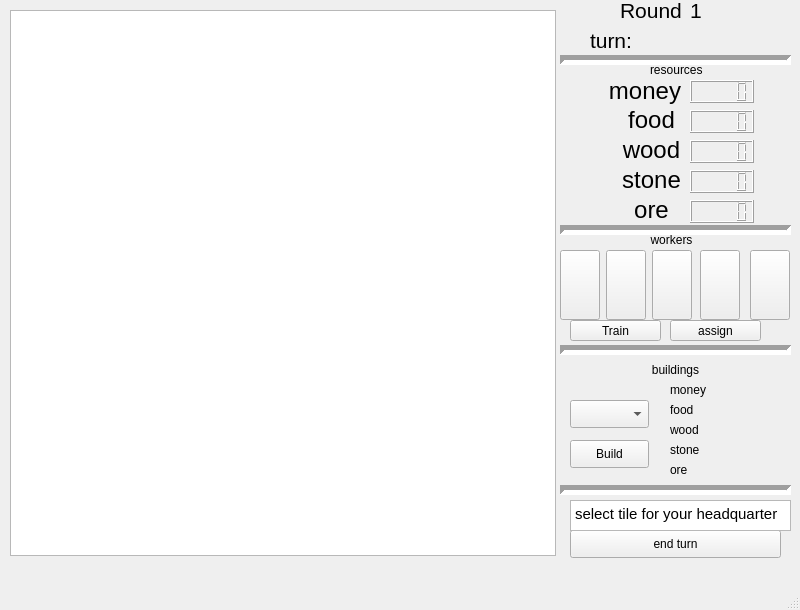
<?xml version="1.0" encoding="UTF-8"?>
<ui version="4.0">
 <class>GameWindow</class>
 <widget class="QMainWindow" name="GameWindow">
  <property name="geometry">
   <rect>
    <x>0</x>
    <y>0</y>
    <width>800</width>
    <height>610</height>
   </rect>
  </property>
  <property name="windowTitle">
   <string>Herwoodin valloitus</string>
  </property>
  <widget class="QWidget" name="centralwidget">
   <widget class="QGraphicsView" name="graphicsView">
    <property name="geometry">
     <rect>
      <x>10</x>
      <y>10</y>
      <width>546</width>
      <height>546</height>
     </rect>
    </property>
    <property name="sizePolicy">
     <sizepolicy hsizetype="Ignored" vsizetype="Ignored">
      <horstretch>0</horstretch>
      <verstretch>0</verstretch>
     </sizepolicy>
    </property>
   </widget>
   <widget class="QLabel" name="roundLabel">
    <property name="geometry">
     <rect>
      <x>690</x>
      <y>0</y>
      <width>41</width>
      <height>20</height>
     </rect>
    </property>
    <property name="font">
     <font>
      <pointsize>16</pointsize>
     </font>
    </property>
    <property name="text">
     <string>1</string>
    </property>
   </widget>
   <widget class="QLabel" name="label">
    <property name="geometry">
     <rect>
      <x>590</x>
      <y>30</y>
      <width>41</width>
      <height>20</height>
     </rect>
    </property>
    <property name="font">
     <font>
      <pointsize>16</pointsize>
     </font>
    </property>
    <property name="text">
     <string>turn:</string>
    </property>
   </widget>
   <widget class="QLabel" name="labelPlayerName">
    <property name="geometry">
     <rect>
      <x>640</x>
      <y>30</y>
      <width>151</width>
      <height>20</height>
     </rect>
    </property>
    <property name="font">
     <font>
      <pointsize>12</pointsize>
     </font>
    </property>
    <property name="text">
     <string>&lt;playerName&gt;</string>
    </property>
   </widget>
   <widget class="Line" name="line">
    <property name="geometry">
     <rect>
      <x>560</x>
      <y>50</y>
      <width>231</width>
      <height>20</height>
     </rect>
    </property>
    <property name="lineWidth">
     <number>5</number>
    </property>
    <property name="orientation">
     <enum>Qt::Horizontal</enum>
    </property>
   </widget>
   <widget class="QLabel" name="label_2">
    <property name="geometry">
     <rect>
      <x>650</x>
      <y>60</y>
      <width>63</width>
      <height>20</height>
     </rect>
    </property>
    <property name="text">
     <string>resources</string>
    </property>
   </widget>
   <widget class="QLCDNumber" name="lcdMoney">
    <property name="geometry">
     <rect>
      <x>690</x>
      <y>80</y>
      <width>64</width>
      <height>23</height>
     </rect>
    </property>
   </widget>
   <widget class="QLabel" name="label_3">
    <property name="geometry">
     <rect>
      <x>620</x>
      <y>200</y>
      <width>63</width>
      <height>20</height>
     </rect>
    </property>
    <property name="font">
     <font>
      <pointsize>18</pointsize>
     </font>
    </property>
    <property name="layoutDirection">
     <enum>Qt::LeftToRight</enum>
    </property>
    <property name="text">
     <string>ore</string>
    </property>
    <property name="alignment">
     <set>Qt::AlignCenter</set>
    </property>
   </widget>
   <widget class="QLabel" name="label_4">
    <property name="geometry">
     <rect>
      <x>620</x>
      <y>170</y>
      <width>63</width>
      <height>20</height>
     </rect>
    </property>
    <property name="font">
     <font>
      <pointsize>18</pointsize>
     </font>
    </property>
    <property name="text">
     <string>stone</string>
    </property>
    <property name="alignment">
     <set>Qt::AlignCenter</set>
    </property>
   </widget>
   <widget class="QLabel" name="label_5">
    <property name="geometry">
     <rect>
      <x>620</x>
      <y>140</y>
      <width>63</width>
      <height>20</height>
     </rect>
    </property>
    <property name="font">
     <font>
      <pointsize>18</pointsize>
     </font>
    </property>
    <property name="text">
     <string>wood</string>
    </property>
    <property name="alignment">
     <set>Qt::AlignCenter</set>
    </property>
   </widget>
   <widget class="QLabel" name="label_6">
    <property name="geometry">
     <rect>
      <x>620</x>
      <y>110</y>
      <width>63</width>
      <height>20</height>
     </rect>
    </property>
    <property name="font">
     <font>
      <pointsize>18</pointsize>
     </font>
    </property>
    <property name="text">
     <string>food</string>
    </property>
    <property name="alignment">
     <set>Qt::AlignCenter</set>
    </property>
   </widget>
   <widget class="QLCDNumber" name="lcdFood">
    <property name="geometry">
     <rect>
      <x>690</x>
      <y>110</y>
      <width>64</width>
      <height>23</height>
     </rect>
    </property>
   </widget>
   <widget class="QLCDNumber" name="lcdWood">
    <property name="geometry">
     <rect>
      <x>690</x>
      <y>140</y>
      <width>64</width>
      <height>23</height>
     </rect>
    </property>
   </widget>
   <widget class="QLCDNumber" name="lcdStone">
    <property name="geometry">
     <rect>
      <x>690</x>
      <y>170</y>
      <width>64</width>
      <height>23</height>
     </rect>
    </property>
   </widget>
   <widget class="QLabel" name="label_7">
    <property name="geometry">
     <rect>
      <x>600</x>
      <y>70</y>
      <width>81</width>
      <height>41</height>
     </rect>
    </property>
    <property name="font">
     <font>
      <pointsize>18</pointsize>
     </font>
    </property>
    <property name="text">
     <string>money</string>
    </property>
    <property name="alignment">
     <set>Qt::AlignRight|Qt::AlignTrailing|Qt::AlignVCenter</set>
    </property>
   </widget>
   <widget class="QLCDNumber" name="lcdOre">
    <property name="geometry">
     <rect>
      <x>690</x>
      <y>200</y>
      <width>64</width>
      <height>23</height>
     </rect>
    </property>
   </widget>
   <widget class="Line" name="line_2">
    <property name="geometry">
     <rect>
      <x>560</x>
      <y>220</y>
      <width>231</width>
      <height>20</height>
     </rect>
    </property>
    <property name="lineWidth">
     <number>5</number>
    </property>
    <property name="orientation">
     <enum>Qt::Horizontal</enum>
    </property>
   </widget>
   <widget class="QLabel" name="label_8">
    <property name="geometry">
     <rect>
      <x>640</x>
      <y>230</y>
      <width>63</width>
      <height>20</height>
     </rect>
    </property>
    <property name="text">
     <string>workers</string>
    </property>
    <property name="alignment">
     <set>Qt::AlignCenter</set>
    </property>
   </widget>
   <widget class="Line" name="line_3">
    <property name="geometry">
     <rect>
      <x>560</x>
      <y>340</y>
      <width>231</width>
      <height>20</height>
     </rect>
    </property>
    <property name="lineWidth">
     <number>5</number>
    </property>
    <property name="orientation">
     <enum>Qt::Horizontal</enum>
    </property>
   </widget>
   <widget class="QLabel" name="label_9">
    <property name="geometry">
     <rect>
      <x>640</x>
      <y>360</y>
      <width>71</width>
      <height>20</height>
     </rect>
    </property>
    <property name="text">
     <string>buildings</string>
    </property>
    <property name="alignment">
     <set>Qt::AlignCenter</set>
    </property>
   </widget>
   <widget class="QPushButton" name="buttonEndTurn">
    <property name="geometry">
     <rect>
      <x>570</x>
      <y>530</y>
      <width>211</width>
      <height>28</height>
     </rect>
    </property>
    <property name="text">
     <string>end turn</string>
    </property>
   </widget>
   <widget class="Line" name="line_4">
    <property name="geometry">
     <rect>
      <x>560</x>
      <y>480</y>
      <width>231</width>
      <height>20</height>
     </rect>
    </property>
    <property name="lineWidth">
     <number>5</number>
    </property>
    <property name="orientation">
     <enum>Qt::Horizontal</enum>
    </property>
   </widget>
   <widget class="QPushButton" name="buttonTrain">
    <property name="geometry">
     <rect>
      <x>570</x>
      <y>320</y>
      <width>91</width>
      <height>21</height>
     </rect>
    </property>
    <property name="text">
     <string>Train</string>
    </property>
   </widget>
   <widget class="QLabel" name="roundLabel_2">
    <property name="geometry">
     <rect>
      <x>620</x>
      <y>0</y>
      <width>61</width>
      <height>20</height>
     </rect>
    </property>
    <property name="font">
     <font>
      <pointsize>16</pointsize>
     </font>
    </property>
    <property name="text">
     <string>Round: </string>
    </property>
   </widget>
   <widget class="QPushButton" name="buttonBuild">
    <property name="geometry">
     <rect>
      <x>570</x>
      <y>440</y>
      <width>79</width>
      <height>28</height>
     </rect>
    </property>
    <property name="text">
     <string>Build</string>
    </property>
   </widget>
   <widget class="QTextBrowser" name="textBrowser">
    <property name="geometry">
     <rect>
      <x>570</x>
      <y>500</y>
      <width>221</width>
      <height>31</height>
     </rect>
    </property>
    <property name="html">
     <string>&lt;!DOCTYPE HTML PUBLIC &quot;-//W3C//DTD HTML 4.0//EN&quot; &quot;http://www.w3.org/TR/REC-html40/strict.dtd&quot;&gt;
&lt;html&gt;&lt;head&gt;&lt;meta name=&quot;qrichtext&quot; content=&quot;1&quot; /&gt;&lt;style type=&quot;text/css&quot;&gt;
p, li { white-space: pre-wrap; }
&lt;/style&gt;&lt;/head&gt;&lt;body style=&quot; font-family:'Cantarell'; font-size:11pt; font-weight:400; font-style:normal;&quot;&gt;
&lt;p style=&quot; margin-top:0px; margin-bottom:0px; margin-left:0px; margin-right:0px; -qt-block-indent:0; text-indent:0px;&quot;&gt;select tile for your headquarter&lt;/p&gt;&lt;/body&gt;&lt;/html&gt;</string>
    </property>
   </widget>
   <widget class="QComboBox" name="comboBox">
    <property name="geometry">
     <rect>
      <x>570</x>
      <y>400</y>
      <width>79</width>
      <height>28</height>
     </rect>
    </property>
    <property name="currentText">
     <string/>
    </property>
   </widget>
   <widget class="QPushButton" name="buttonWorker1">
    <property name="geometry">
     <rect>
      <x>560</x>
      <y>250</y>
      <width>40</width>
      <height>70</height>
     </rect>
    </property>
    <property name="text">
     <string/>
    </property>
    <property name="iconSize">
     <size>
      <width>46</width>
      <height>70</height>
     </size>
    </property>
    <property name="shortcut">
     <string>Ctrl+S</string>
    </property>
   </widget>
   <widget class="QPushButton" name="buttonAssign">
    <property name="geometry">
     <rect>
      <x>670</x>
      <y>320</y>
      <width>91</width>
      <height>21</height>
     </rect>
    </property>
    <property name="text">
     <string>assign</string>
    </property>
   </widget>
   <widget class="QPushButton" name="buttonWorker2">
    <property name="geometry">
     <rect>
      <x>606</x>
      <y>250</y>
      <width>40</width>
      <height>70</height>
     </rect>
    </property>
    <property name="text">
     <string/>
    </property>
    <property name="iconSize">
     <size>
      <width>46</width>
      <height>70</height>
     </size>
    </property>
   </widget>
   <widget class="QPushButton" name="buttonWorker3">
    <property name="geometry">
     <rect>
      <x>652</x>
      <y>250</y>
      <width>40</width>
      <height>70</height>
     </rect>
    </property>
    <property name="text">
     <string/>
    </property>
    <property name="iconSize">
     <size>
      <width>46</width>
      <height>70</height>
     </size>
    </property>
   </widget>
   <widget class="QPushButton" name="buttonWorker4">
    <property name="geometry">
     <rect>
      <x>700</x>
      <y>250</y>
      <width>40</width>
      <height>70</height>
     </rect>
    </property>
    <property name="text">
     <string/>
    </property>
    <property name="iconSize">
     <size>
      <width>46</width>
      <height>70</height>
     </size>
    </property>
   </widget>
   <widget class="QPushButton" name="buttonWorker5">
    <property name="geometry">
     <rect>
      <x>750</x>
      <y>250</y>
      <width>40</width>
      <height>70</height>
     </rect>
    </property>
    <property name="text">
     <string/>
    </property>
    <property name="iconSize">
     <size>
      <width>46</width>
      <height>70</height>
     </size>
    </property>
   </widget>
   <widget class="QLabel" name="label_11">
    <property name="geometry">
     <rect>
      <x>670</x>
      <y>400</y>
      <width>51</width>
      <height>20</height>
     </rect>
    </property>
    <property name="text">
     <string>food</string>
    </property>
   </widget>
   <widget class="QLabel" name="label_12">
    <property name="geometry">
     <rect>
      <x>670</x>
      <y>420</y>
      <width>51</width>
      <height>20</height>
     </rect>
    </property>
    <property name="text">
     <string>wood</string>
    </property>
   </widget>
   <widget class="QLabel" name="label_13">
    <property name="geometry">
     <rect>
      <x>670</x>
      <y>440</y>
      <width>51</width>
      <height>20</height>
     </rect>
    </property>
    <property name="text">
     <string>stone</string>
    </property>
   </widget>
   <widget class="QLabel" name="label_14">
    <property name="geometry">
     <rect>
      <x>670</x>
      <y>460</y>
      <width>51</width>
      <height>20</height>
     </rect>
    </property>
    <property name="text">
     <string>ore</string>
    </property>
   </widget>
   <widget class="QLabel" name="label_15">
    <property name="geometry">
     <rect>
      <x>670</x>
      <y>380</y>
      <width>51</width>
      <height>20</height>
     </rect>
    </property>
    <property name="text">
     <string>money</string>
    </property>
   </widget>
   <widget class="QLabel" name="labelMoneyCost">
    <property name="geometry">
     <rect>
      <x>730</x>
      <y>380</y>
      <width>63</width>
      <height>20</height>
     </rect>
    </property>
    <property name="text">
     <string>&lt;cost&gt;</string>
    </property>
   </widget>
   <widget class="QLabel" name="labelFoodCost">
    <property name="geometry">
     <rect>
      <x>730</x>
      <y>400</y>
      <width>63</width>
      <height>20</height>
     </rect>
    </property>
    <property name="text">
     <string>&lt;cost&gt;</string>
    </property>
   </widget>
   <widget class="QLabel" name="labelWoodCost">
    <property name="geometry">
     <rect>
      <x>730</x>
      <y>420</y>
      <width>63</width>
      <height>20</height>
     </rect>
    </property>
    <property name="text">
     <string>&lt;cost&gt;</string>
    </property>
   </widget>
   <widget class="QLabel" name="labelStoneCost">
    <property name="geometry">
     <rect>
      <x>730</x>
      <y>440</y>
      <width>63</width>
      <height>20</height>
     </rect>
    </property>
    <property name="text">
     <string>&lt;cost&gt;</string>
    </property>
   </widget>
   <widget class="QLabel" name="labelOreCost">
    <property name="geometry">
     <rect>
      <x>730</x>
      <y>460</y>
      <width>63</width>
      <height>20</height>
     </rect>
    </property>
    <property name="text">
     <string>&lt;cost&gt;</string>
    </property>
   </widget>
  </widget>
  <widget class="QMenuBar" name="menubar">
   <property name="geometry">
    <rect>
     <x>0</x>
     <y>0</y>
     <width>800</width>
     <height>25</height>
    </rect>
   </property>
  </widget>
  <widget class="QStatusBar" name="statusbar"/>
 </widget>
 <resources/>
 <connections/>
</ui>
